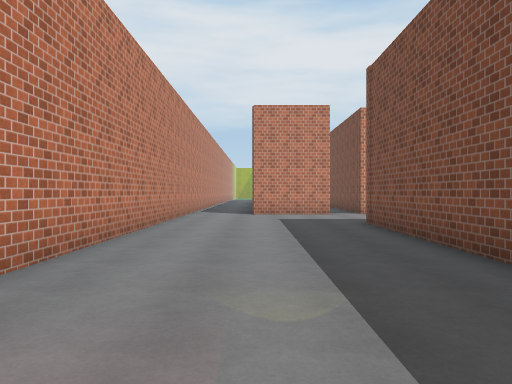
view 1 (above)

21 first-person views from a walk through a Unity game level. The camera is 1.4 m above the floor, looks level and sees 70° across. The floor is counted in squares, 1.89 m on a side. Each view is taken from the middle of a square. On the plan, view 1 faces up. The plan holds only what a view shows up to about 11 squares ahead; the rest is blank. The place goes on beyond the plan. The player is left out. Surface patterns are stand-ins for the level's own textures.

view 2
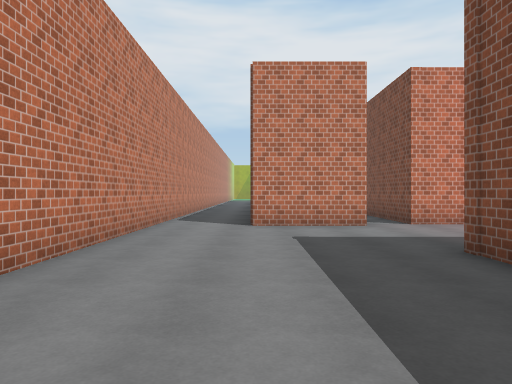

view 3
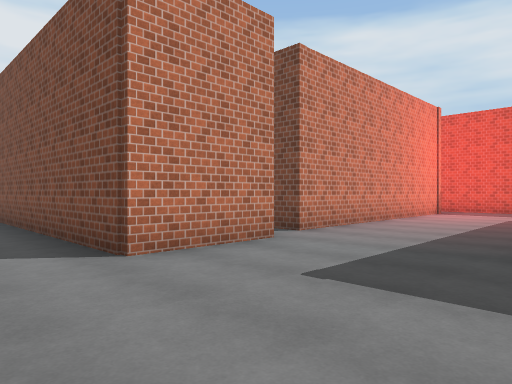

view 4
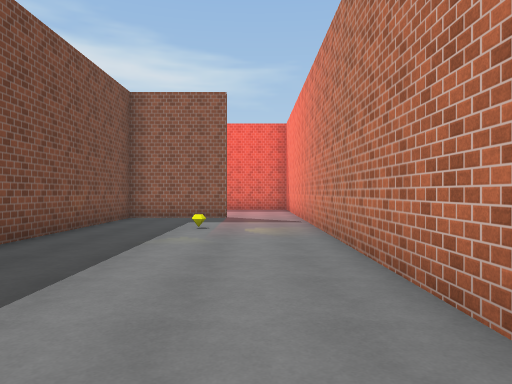

view 5
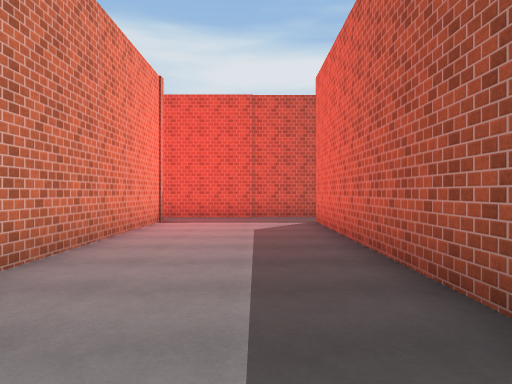

view 6
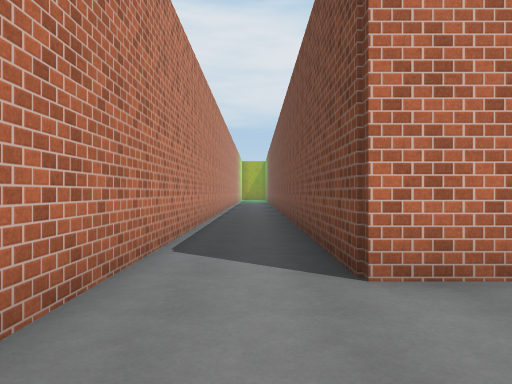

view 7
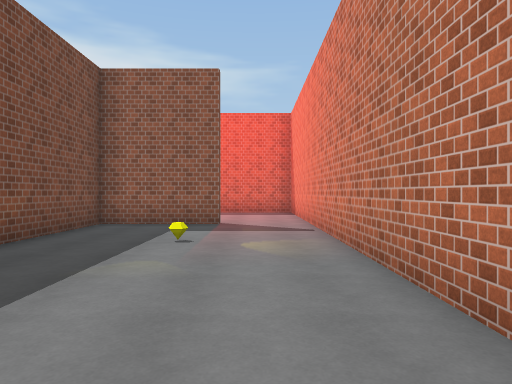

view 8
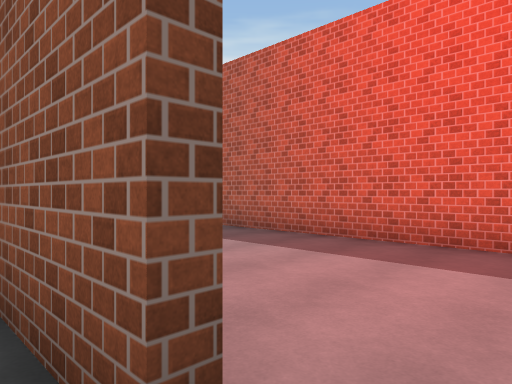

view 9
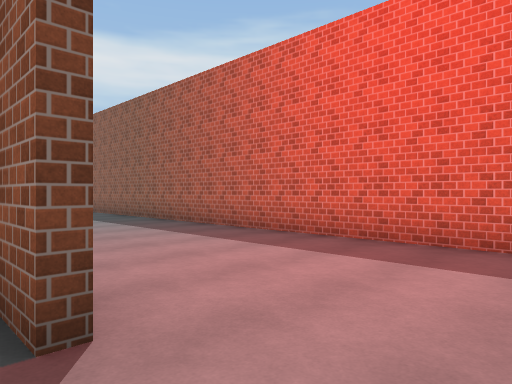

view 10
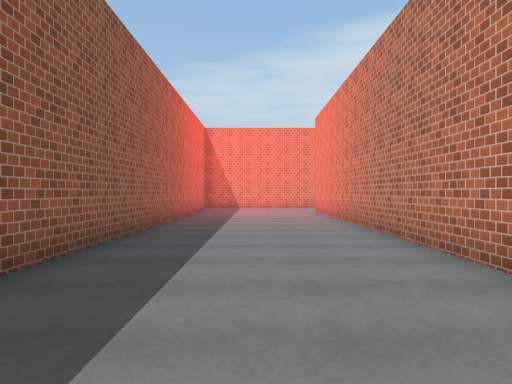

view 11
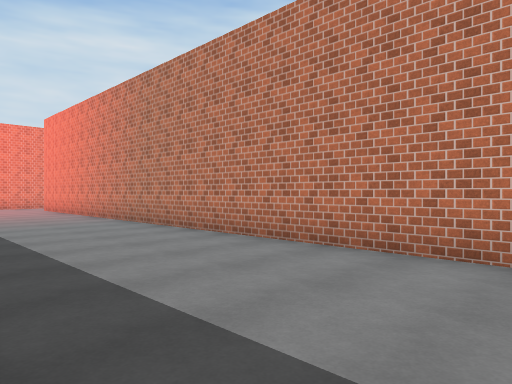

view 12
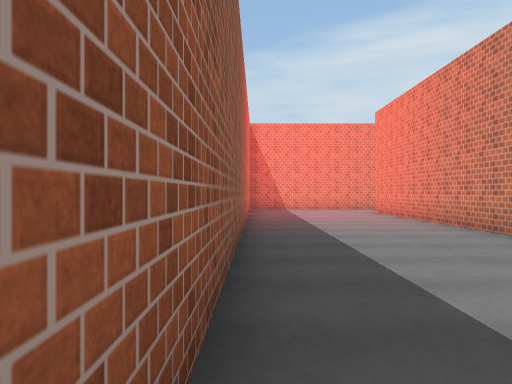

view 13
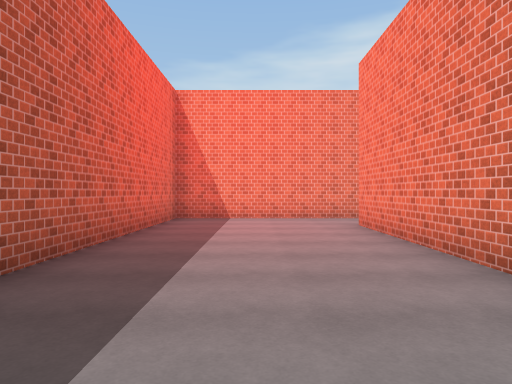

view 14
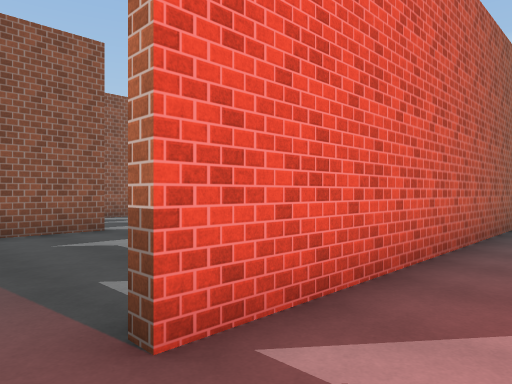

view 15
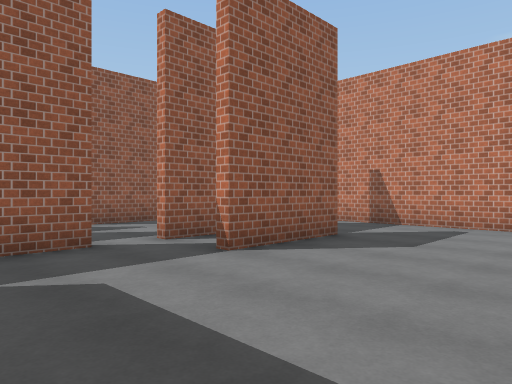

view 16
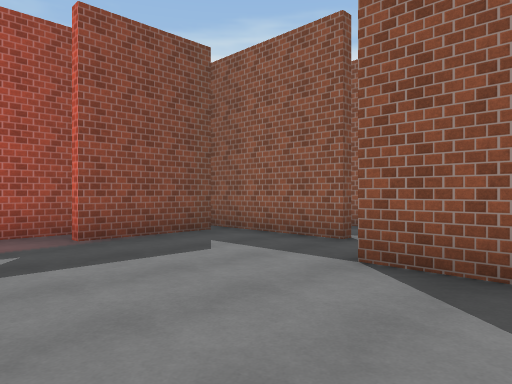

view 17
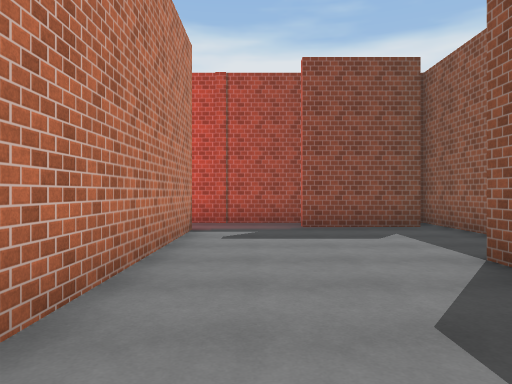

view 18
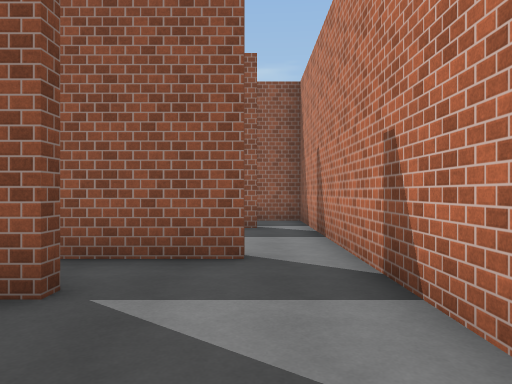

view 19
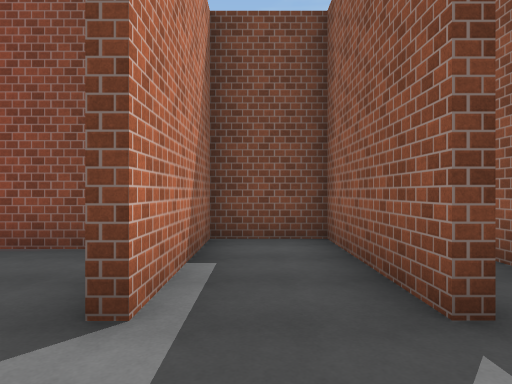

view 20
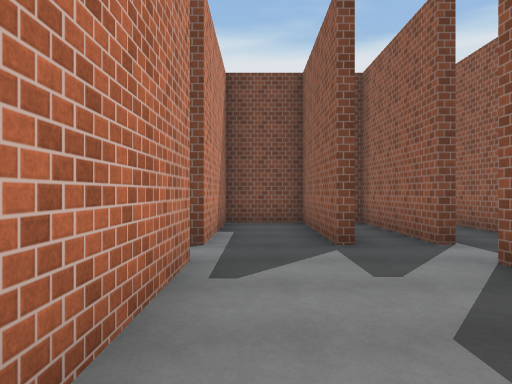

view 21
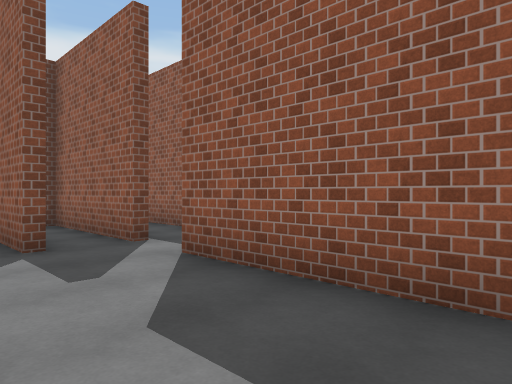

### Floor plan
Points are (right, up) in squares from view 1. A wall is a line through its corners. A room is listed if a view was taken in it or the views show most of it. See-through windows are left out.
Room 1 (views 1, 2, 3, 4, 5, 6, 7, 8, 9, 14)
walls: (3.5, 8.5) (11.2, 8.5); (2.5, 12) (-0.1, 12) (-0.1, 19.4); (11.2, 12.4) (3.6, 12.4) (3.6, 15); (12.8, 8.5) (12.8, 12.8); (-2.3, 19.5) (-2.3, -2.6); (-0.2, -2.5) (2.6, -2.5) (2.6, 8.5)
ways out: opening at (-1.5, -2) to room 2; opening at (12, 9) to room 3
Room 2 (views 10, 11, 12, 13)
walls: (15.2, -2.7) (-0.1, -2.7); (-2.3, -2.6) (-2.3, -7.3) (12.8, -7.3)
ways out: opening at (-1.5, -2) to room 1
Room 3 (views 15, 16, 17, 18)
walls: (5.4, 4.5) (8, 4.5); (9, 3) (12.8, 3); (11.1, 8.3) (5.8, 8.3); (11.8, 3.5) (11.8, 6.1); (12.8, 5.8) (12.8, 8.5); (4.1, 3) (8, 3); (2.8, 6.6) (2.8, 2.4)
ways out: opening at (12, 9) to room 1; opening at (4, 3) to room 4; gap at (9, 3) to room 4
Room 4 (views 19, 20, 21)
walls: (9, 0.9) (12.8, 0.9) (12.8, 2.7) (9, 2.7); (8, 2.7) (5, 2.7); (9.1, -0.5) (12.8, -0.5); (3.9, -0.5) (7.9, -0.5); (2.8, 2.4) (2.8, -2.5)
ways out: opening at (4, 3) to room 3; gap at (9, 3) to room 3

Positions as (right, up) in squares from view 1, and headings:
1: (0, 0), facing up
2: (0, 4), facing up
3: (-2, 8), facing up-right
4: (-1, 8), facing down
5: (2, 10), facing right
6: (-1, 9), facing up
7: (-1, 6), facing down
8: (-1, -2), facing down-right
9: (-2, -2), facing down-right
10: (14, -5), facing left
11: (16, -7), facing up-left
12: (13, -7), facing left
13: (8, -5), facing left
14: (12, 10), facing down-left
15: (11, 8), facing down-left
16: (6, 8), facing down-right
17: (4, 7), facing right
18: (4, 7), facing down
19: (7, 2), facing right
20: (4, 2), facing right
21: (4, 2), facing down-right
